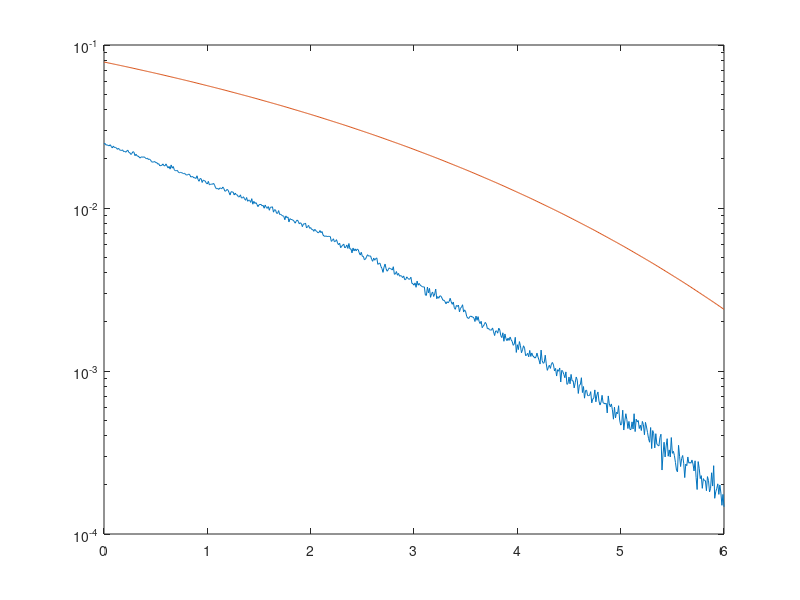

Recreate this plot in MATLAB.
%on ferme tout 
clear all;
close all;

%% variables 
N = 16;
N_actif = 16;
nb_bits = 10000;
EbN0dB = [0:0.01:6];
EbN0=10.^(EbN0dB./10);
taille_garde=2;
M=4;
%% figure de zinzin
figure('Name','porteuse 1 et 4 actives')
     %% modulateur 
        
    
        % Mapping
        S=zeros(N, nb_bits);
        for i=1:N_actif
            S1 = randi([0 1],1,nb_bits*2);
            S(i,:) = 1-2*S1(1:2:nb_bits*2) +1i * (1-2*S1(2:2:nb_bits*2));
        end 
        S_ligne = reshape(S,1,[]);
        S_bits = zeros(1, 2 * length(S_ligne));
        S_bits(1:2:end) = real(S_ligne) < 0; % Bits sur I
        S_bits(2:2:end) = imag(S_ligne') < 0; % Bits sur Q 
        
    
    
        % filtrage
        Xe = ifft(S,N);
        intervalle = Xe(N-taille_garde+1:end,:);
        Xe = [intervalle;Xe];
        Y = reshape(Xe, 1, nb_bits*(N+taille_garde));
        Px = mean(abs(Y).^2);
        for i=1:length(EbN0dB)
            sigma2 = ((Px )/(2*log2(4)*EbN0(i)));
            bruit = sqrt(sigma2) .* randn(1,length(Y));
            recu=Y+bruit;
            %% Démodulation 
            %démodulation
            Y_reshape = reshape(recu,size(Xe));
            Xs = Y_reshape(taille_garde+1:end,:);
            Y_recep = fft(Xs,N);
            z= reshape(Y_recep,1,[]);
            z_bits = zeros(1, 2 * length(z));
            z_bits(1:2:end) = real(z) < 0; % Bits sur I
            z_bits(2:2:end) = imag(z) > 0; % Bits sur Q
            TEB(i) = mean(S_bits ~= z_bits);
            
            
        end
        TEB_th = 2*qfunc(sqrt(2*log2(M)*10.^(EbN0dB/10))*sin(pi/M))/log2(M);
        semilogy(EbN0dB,TEB)
        hold on 
        semilogy(EbN0dB,TEB_th)
        

     
     
     
